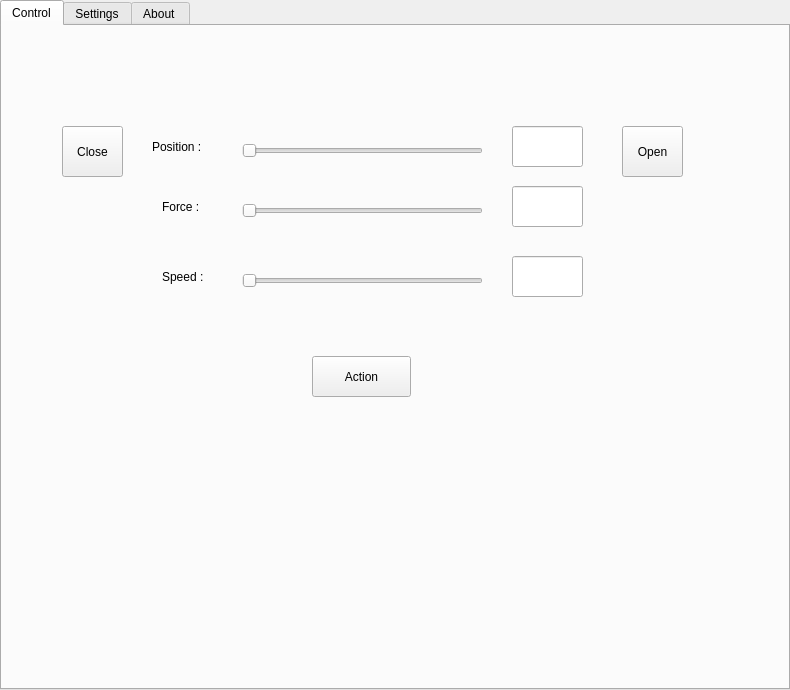
<?xml version="1.0" encoding="UTF-8"?>
<ui version="4.0">
 <class>Robotiq_2FingerPluginWidget</class>
 <widget class="QWidget" name="Robotiq_2FingerPluginWidget">
  <property name="geometry">
   <rect>
    <x>0</x>
    <y>0</y>
    <width>790</width>
    <height>690</height>
   </rect>
  </property>
  <property name="windowTitle">
   <string>Form</string>
  </property>
  <widget class="QTabWidget" name="tabWidget">
   <property name="geometry">
    <rect>
     <x>0</x>
     <y>0</y>
     <width>790</width>
     <height>690</height>
    </rect>
   </property>
   <property name="currentIndex">
    <number>0</number>
   </property>
   <widget class="QWidget" name="tab_3">
    <attribute name="title">
     <string>Control</string>
    </attribute>
    <widget class="QSlider" name="slider_position">
     <property name="geometry">
      <rect>
       <x>240</x>
       <y>110</y>
       <width>241</width>
       <height>29</height>
      </rect>
     </property>
     <property name="maximum">
      <number>255</number>
     </property>
     <property name="orientation">
      <enum>Qt::Horizontal</enum>
     </property>
    </widget>
    <widget class="QPushButton" name="pbn_gripperClose">
     <property name="geometry">
      <rect>
       <x>60</x>
       <y>100</y>
       <width>61</width>
       <height>51</height>
      </rect>
     </property>
     <property name="text">
      <string>Close</string>
     </property>
    </widget>
    <widget class="QPushButton" name="pbn_gripperOpen">
     <property name="geometry">
      <rect>
       <x>620</x>
       <y>100</y>
       <width>61</width>
       <height>51</height>
      </rect>
     </property>
     <property name="text">
      <string>Open</string>
     </property>
    </widget>
    <widget class="QLineEdit" name="le_position">
     <property name="geometry">
      <rect>
       <x>510</x>
       <y>100</y>
       <width>71</width>
       <height>41</height>
      </rect>
     </property>
    </widget>
    <widget class="QLabel" name="label_10">
     <property name="geometry">
      <rect>
       <x>150</x>
       <y>110</y>
       <width>71</width>
       <height>21</height>
      </rect>
     </property>
     <property name="text">
      <string>Position :</string>
     </property>
    </widget>
    <widget class="QLabel" name="label_11">
     <property name="geometry">
      <rect>
       <x>160</x>
       <y>170</y>
       <width>51</width>
       <height>21</height>
      </rect>
     </property>
     <property name="text">
      <string>Force :</string>
     </property>
    </widget>
    <widget class="QSlider" name="slider_force">
     <property name="geometry">
      <rect>
       <x>240</x>
       <y>170</y>
       <width>241</width>
       <height>29</height>
      </rect>
     </property>
     <property name="maximum">
      <number>255</number>
     </property>
     <property name="orientation">
      <enum>Qt::Horizontal</enum>
     </property>
    </widget>
    <widget class="QLineEdit" name="le_force">
     <property name="geometry">
      <rect>
       <x>510</x>
       <y>160</y>
       <width>71</width>
       <height>41</height>
      </rect>
     </property>
    </widget>
    <widget class="QLabel" name="label_12">
     <property name="geometry">
      <rect>
       <x>160</x>
       <y>240</y>
       <width>51</width>
       <height>21</height>
      </rect>
     </property>
     <property name="text">
      <string>Speed :</string>
     </property>
    </widget>
    <widget class="QSlider" name="slider_speed">
     <property name="geometry">
      <rect>
       <x>240</x>
       <y>240</y>
       <width>241</width>
       <height>29</height>
      </rect>
     </property>
     <property name="maximum">
      <number>255</number>
     </property>
     <property name="orientation">
      <enum>Qt::Horizontal</enum>
     </property>
    </widget>
    <widget class="QLineEdit" name="le_speed">
     <property name="geometry">
      <rect>
       <x>510</x>
       <y>230</y>
       <width>71</width>
       <height>41</height>
      </rect>
     </property>
    </widget>
    <widget class="QPushButton" name="pbn_gripperAction">
     <property name="geometry">
      <rect>
       <x>310</x>
       <y>330</y>
       <width>99</width>
       <height>41</height>
      </rect>
     </property>
     <property name="text">
      <string>Action</string>
     </property>
    </widget>
   </widget>
   <widget class="QWidget" name="tab_2">
    <attribute name="title">
     <string>Settings</string>
    </attribute>
    <widget class="QGroupBox" name="groupBox">
     <property name="geometry">
      <rect>
       <x>40</x>
       <y>30</y>
       <width>691</width>
       <height>331</height>
      </rect>
     </property>
     <property name="title">
      <string>Port Settings:</string>
     </property>
     <widget class="QLabel" name="label_2">
      <property name="geometry">
       <rect>
        <x>30</x>
        <y>40</y>
        <width>61</width>
        <height>41</height>
       </rect>
      </property>
      <property name="text">
       <string>Port :</string>
      </property>
     </widget>
     <widget class="QComboBox" name="cbx_port">
      <property name="geometry">
       <rect>
        <x>80</x>
        <y>40</y>
        <width>211</width>
        <height>41</height>
       </rect>
      </property>
     </widget>
     <widget class="QWidget" name="layoutWidget">
      <property name="geometry">
       <rect>
        <x>310</x>
        <y>30</y>
        <width>341</width>
        <height>191</height>
       </rect>
      </property>
      <layout class="QGridLayout" name="gridLayout">
       <item row="0" column="0">
        <widget class="QLabel" name="label_3">
         <property name="text">
          <string>Baudrate :</string>
         </property>
         <property name="alignment">
          <set>Qt::AlignRight|Qt::AlignTrailing|Qt::AlignVCenter</set>
         </property>
        </widget>
       </item>
       <item row="0" column="1">
        <widget class="QComboBox" name="cbx_baudrate"/>
       </item>
       <item row="1" column="0">
        <widget class="QLabel" name="label_4">
         <property name="text">
          <string>Data bits:</string>
         </property>
         <property name="alignment">
          <set>Qt::AlignRight|Qt::AlignTrailing|Qt::AlignVCenter</set>
         </property>
        </widget>
       </item>
       <item row="1" column="1">
        <widget class="QComboBox" name="cbx_dataBits"/>
       </item>
       <item row="2" column="0">
        <widget class="QLabel" name="label_5">
         <property name="text">
          <string>Stop Bits:</string>
         </property>
         <property name="alignment">
          <set>Qt::AlignRight|Qt::AlignTrailing|Qt::AlignVCenter</set>
         </property>
        </widget>
       </item>
       <item row="2" column="1">
        <widget class="QComboBox" name="cbx_stopBits"/>
       </item>
       <item row="3" column="0">
        <widget class="QLabel" name="label_6">
         <property name="text">
          <string>Parity :</string>
         </property>
         <property name="alignment">
          <set>Qt::AlignRight|Qt::AlignTrailing|Qt::AlignVCenter</set>
         </property>
        </widget>
       </item>
       <item row="3" column="1">
        <widget class="QComboBox" name="cbx_parity"/>
       </item>
       <item row="4" column="0">
        <widget class="QLabel" name="label_14">
         <property name="text">
          <string>Flow control  :</string>
         </property>
         <property name="alignment">
          <set>Qt::AlignRight|Qt::AlignTrailing|Qt::AlignVCenter</set>
         </property>
        </widget>
       </item>
       <item row="4" column="1">
        <widget class="QComboBox" name="cbx_flowControl"/>
       </item>
      </layout>
     </widget>
     <widget class="QPushButton" name="pbn_connect">
      <property name="geometry">
       <rect>
        <x>150</x>
        <y>250</y>
        <width>131</width>
        <height>51</height>
       </rect>
      </property>
      <property name="text">
       <string>Connect</string>
      </property>
     </widget>
     <widget class="QPushButton" name="pbn_disableGripper">
      <property name="geometry">
       <rect>
        <x>400</x>
        <y>250</y>
        <width>131</width>
        <height>51</height>
       </rect>
      </property>
      <property name="text">
       <string>Disable Connect</string>
      </property>
     </widget>
    </widget>
    <widget class="QPushButton" name="pbn_activeGripper">
     <property name="geometry">
      <rect>
       <x>130</x>
       <y>380</y>
       <width>131</width>
       <height>51</height>
      </rect>
     </property>
     <property name="text">
      <string>Active Gripper</string>
     </property>
    </widget>
    <widget class="QLabel" name="label_7">
     <property name="geometry">
      <rect>
       <x>81</x>
       <y>481</y>
       <width>31</width>
       <height>17</height>
      </rect>
     </property>
     <property name="text">
      <string>Info:</string>
     </property>
    </widget>
    <widget class="QLabel" name="label_8">
     <property name="geometry">
      <rect>
       <x>140</x>
       <y>481</y>
       <width>332</width>
       <height>17</height>
      </rect>
     </property>
     <property name="text">
      <string>While booting, status LED will be solid blue / red.</string>
     </property>
    </widget>
    <widget class="QLabel" name="label_9">
     <property name="geometry">
      <rect>
       <x>60</x>
       <y>520</y>
       <width>51</width>
       <height>20</height>
      </rect>
     </property>
     <property name="text">
      <string>Status:</string>
     </property>
    </widget>
    <widget class="QLabel" name="label_13">
     <property name="geometry">
      <rect>
       <x>140</x>
       <y>520</y>
       <width>332</width>
       <height>17</height>
      </rect>
     </property>
     <property name="text">
      <string>Gripper is not online.</string>
     </property>
    </widget>
   </widget>
   <widget class="QWidget" name="tab">
    <attribute name="title">
     <string>About </string>
    </attribute>
    <widget class="QTextBrowser" name="textBrowser">
     <property name="geometry">
      <rect>
       <x>20</x>
       <y>330</y>
       <width>741</width>
       <height>281</height>
      </rect>
     </property>
    </widget>
    <widget class="QLabel" name="label">
     <property name="geometry">
      <rect>
       <x>20</x>
       <y>290</y>
       <width>111</width>
       <height>41</height>
      </rect>
     </property>
     <property name="text">
      <string>Description :</string>
     </property>
    </widget>
   </widget>
  </widget>
 </widget>
 <resources/>
 <connections/>
</ui>
